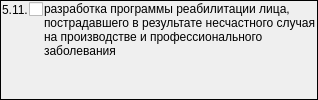
                  <widget class="QFrame" name="frame_12">
                   <property name="sizePolicy">
                    <sizepolicy hsizetype="Preferred" vsizetype="Preferred">
                     <horstretch>0</horstretch>
                     <verstretch>0</verstretch>
                    </sizepolicy>
                   </property>
                   <property name="frameShape">
                    <enum>QFrame::Panel</enum>
                   </property>
                   <property name="frameShadow">
                    <enum>QFrame::Plain</enum>
                   </property>
                   <layout class="QGridLayout" name="gridLayout_15">
                    <property name="leftMargin">
                     <number>1</number>
                    </property>
                    <property name="topMargin">
                     <number>1</number>
                    </property>
                    <property name="rightMargin">
                     <number>1</number>
                    </property>
                    <property name="bottomMargin">
                     <number>1</number>
                    </property>
                    <property name="spacing">
                     <number>1</number>
                    </property>
                    <item row="0" column="0">
                     <widget class="QLabel" name="label_33">
                      <property name="sizePolicy">
                       <sizepolicy hsizetype="Fixed" vsizetype="Preferred">
                        <horstretch>0</horstretch>
                        <verstretch>0</verstretch>
                       </sizepolicy>
                      </property>
                      <property name="text">
                       <string>5.11.</string>
                      </property>
                     </widget>
                    </item>
                    <item row="0" column="1">
                     <widget class="QCheckBox" name="chkPurposeDirectionMSI511">
                      <property name="sizePolicy">
                       <sizepolicy hsizetype="Fixed" vsizetype="Fixed">
                        <horstretch>0</horstretch>
                        <verstretch>0</verstretch>
                       </sizepolicy>
                      </property>
                      <property name="text">
                       <string/>
                      </property>
                     </widget>
                    </item>
                    <item row="0" column="2" rowspan="2">
                     <widget class="QLabel" name="lblPurposeDirectionMSI511">
                      <property name="text">
                       <string>разработка программы реабилитации лица, пострадавшего в результате несчастного случая на производстве и профессионального заболевания</string>
                      </property>
                      <property name="alignment">
                       <set>Qt::AlignLeading|Qt::AlignLeft|Qt::AlignTop</set>
                      </property>
                      <property name="wordWrap">
                       <bool>true</bool>
                      </property>
                     </widget>
                    </item>
                   </layout>
                  </widget>
